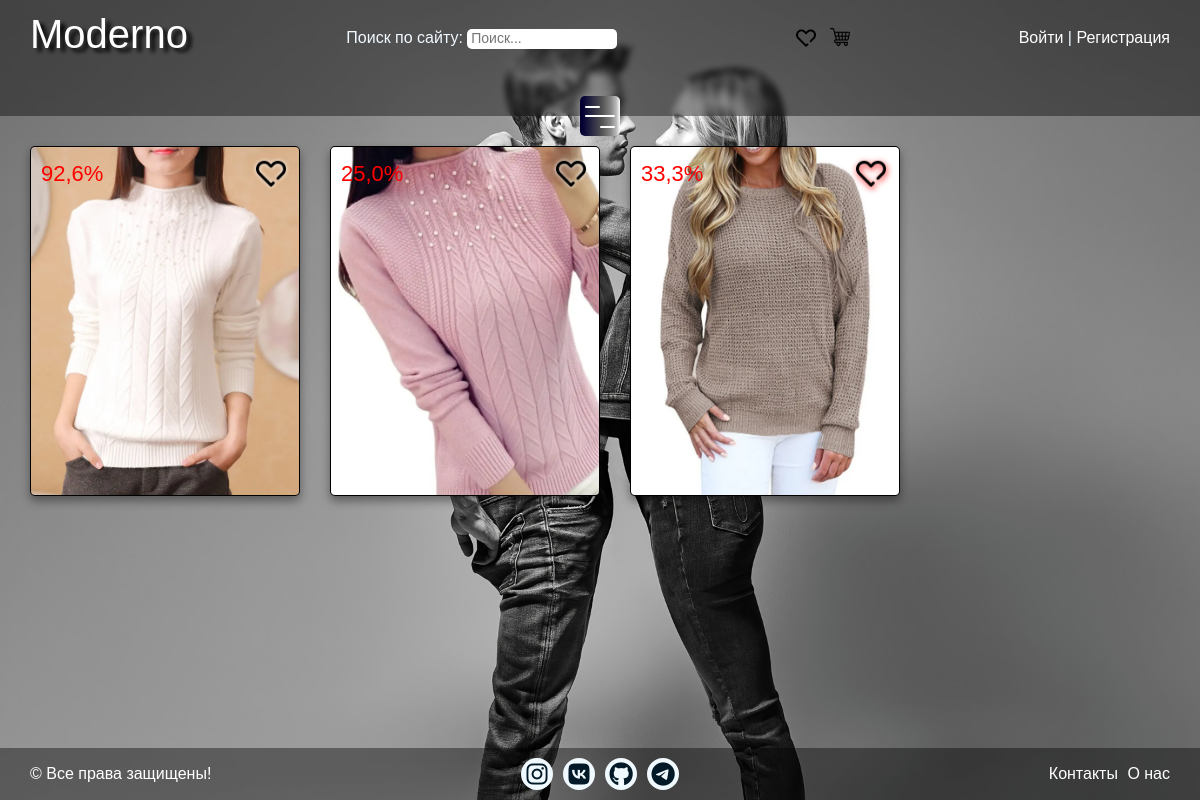
The page / on the database its author committed.
### moderno/models.py (models this page shows, shortened)
class Product(models.Model):
    name = models.CharField('Название товара', max_length=50, db_index=True)
    slug = models.SlugField(
        'Слаг',
        max_length=255,
        unique=True, db_index=True,
        validators=[
            MinLengthValidator(5, "Минимум 5 символов"),
            MaxLengthValidator(100, "Максимум 50 символов"),
        ])
    image = models.ImageField(
        'Фото',
        upload_to=product_image_directory_path,
        default='images/default.jpg',
        blank=True
    )
    description = models.TextField('Описание', blank=True)
    time_create = models.DateTimeField('Время создания', auto_now_add=True)
    time_update = models.DateTimeField('Время изменения', auto_now=True)
    price = models.FloatField('Цена', default=0)
    discount_price = models.FloatField('Цена со скидкой', blank=True, default=0, null=True)
    available = models.BooleanField('Наличие', default=True)
    category = models.ForeignKey(
        'Category',
        on_delete=models.PROTECT,
        related_name='product',
        verbose_name="Категории"
    )
    objects = models.Manager()
    published = PublishedManager()
    class Meta:
        ordering = ('-time_update',)
        indexes = [models.Index(fields=['name'])]  # ускоряет сортировку в таблице
        index_together = (('id', 'slug'),)  # индексируются вместе
        verbose_name = 'Товар'
        verbose_name_plural = 'Товары'
    def get_absolute_url(self):
        return reverse('moderno:product', kwargs={'product_slug': self.slug})
    def avg_rating(self):
        cache_key = f"product_avg_rating_{self.id}"
        cached_avg_rating = cache.get(cache_key)
        if cached_avg_rating is not None:
            return cached_avg_rating
        avg_rating = self.reviews.select_related('product', 'user') \
            .aggregate(Avg('rating'))['rating__avg']
        if avg_rating is not None:
            rounded_avg_rating = round(avg_rating, 1)
            cache.set(cache_key, rounded_avg_rating, timeout=20)
            return rounded_avg_rating
        return None
    def discount(self):
        if self.discount_price:
            return round((self.price - self.discount_price) / self.price * 100, 1)
        return None

### moderno/views.py (the view)
# urls.py: path('', views.HomePage.as_view(), name='home'),
class HomePage(DataMixin, ListView):
    template_name = 'moderno/index.html'
    context_object_name = 'products'
    title_page = 'Главная страница'
    def get_queryset(self):
        return Product.published.all().select_related('category', )

### moderno/context_processors.py (called while the page is built)
def get_info_context(request):
    user = request.user.id
    cart = Cart.objects.select_related('user', 'product').filter(user=user)
    cart_items = cart.count()
    cart_items_quantity = sum(item.quantity for item in cart)
    likes = Like.objects.select_related('user', 'product').filter(user=user)
    quantity_likes = likes.count()
    data = {
        'category': Category.objects.all(),
        'cart_items': cart_items,
        'cart_items_quantity': cart_items_quantity,
        'quantity_likes': quantity_likes,
    }
    return data

### moderno/models.py (called while the page is built)
    def get_queryset(self):
        return super().get_queryset().filter(available=True)

    def __str__(self):
        return self.name

    def get_absolute_url(self):
        return reverse('moderno:category', kwargs={'category_slug': self.slug})

### moderno/templates/moderno/index.html (shortened to what this page needs)
{% extends 'base.html' %}
{% load static %}
{% block content %}
<div class="products-all">
    {% for product in products %}
    <div class="card">
        <div class="product-discount">
            <span>{{ product.discount }}%</span>
        </div>
        <div class="poster">
            <a href="{% url 'like:like_add' product.id %}" class="like-button">
                {% if product.likes.all %}
                <img id="active-like" src="{% static 'moderno/images/icon-heart.png' %}" title="{{ product.name }}">
                {% else %}
                <img src="{% static 'moderno/images/icon-heart.png' %}" title="{{ product.name }}">
                {% endif %}
            </a>
            <img src="{{ product.image.url }}" title="{{ product.name }}">
        </div>
    </div>
    {% endfor %}
</div>
{% endblock %}

### moderno/static/moderno/css/styles.css (style rules this page uses)
* { padding: 0; margin: 0; }
html { height: 100%; }
a { text-decoration: none; color: white; cursor: pointer; }
body { width: 100%; height: 100%; font-family: sans-serif; font-weight: 300; background: url('../images/background.jpeg') no-repeat; background-attachment: fixed; background-size: cover; display: flex; flex-direction: column; }
.products-all { width: auto; display: flex; justify-content: space-between; gap: 30px; flex-wrap: wrap; }
.card { position: relative; width: 270px; height: 350px; background: #000; border-radius: 5px; overflow: hidden; box-shadow: 0 5px 10px rgba(0, 0, 0, .4); }
.poster { position: relative; top: 0; left: 0; width: 100%; height: 100%; overflow: hidden; }
.product-discount span { z-index: 5; color: #ff0000; position: absolute; font-size: 22px; font-weight: 500; top: 10px; left: 10px; transition: .4s linear; }
.poster img { position: absolute; top: 0; left: 0; width: 100%; height: 100%; object-fit: cover; transition: .4s linear; }
.poster > a > img { z-index: 3; position: absolute; left: 84%; top: 10px; width: 30px; height: 30px; filter: drop-shadow(0px 0px 2px rgb(255, 255, 255)); }
#active-like { filter: drop-shadow(1px 2px 3px red); }

### rows shown on the page
Product: discount "92,6", image (picture)
Product: discount "25,0", image (picture)
Product: discount "33,3", image (picture)
